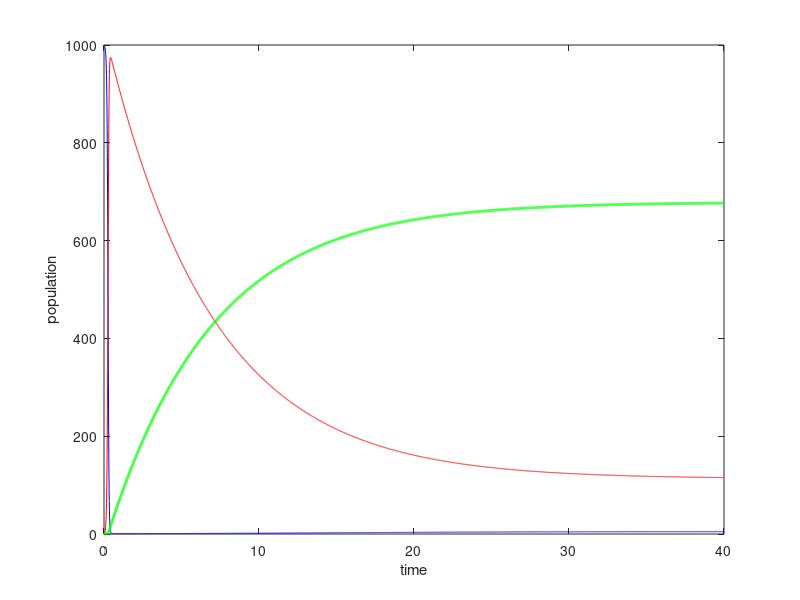

The MATLAB source for this figure:
function EulerSIR ()
clear all;clc;
a=0; b=40; nt=4000;
h=(b-a)/nt; t(1)=a;
N=1000; w2(1)=1;w3(1)=0;w1(1)=N-w2(1)-w3(1);
mu=1/60;beta1=20/100;beta2=15/100;sigma=0.03;gamma=0.1;
for i=1:nt
    t(i+1)=t(1)+i*h;
    w1(i+1)=w1(i)+h*fxnS(t(i),w1(i),w2(i),w3(i));
     w2(i+1)=w2(i)+h*fxnI(t(i),w1(i),w2(i),w3(i));
      w3(i+1)=w3(i)+h*fxnR(t(i),w1(i),w2(i),w3(i));
end
plot(t,w1,'b',t,w2,'r',t,w3,'g','linewidth',2)
xlabel('time');
ylabel('population');
function fS=fxnS(t,S,I,R)
fS=mu*N-beta1*beta2*S*I-mu*S;
end
function fI=fxnI(t,S,I,R)
    fI=beta1*beta2*S*I-(mu+sigma+gamma)*I;
end
function fR=fxnR(t,S,I,R)
    fR=gamma*I-mu*R;
end 
end
